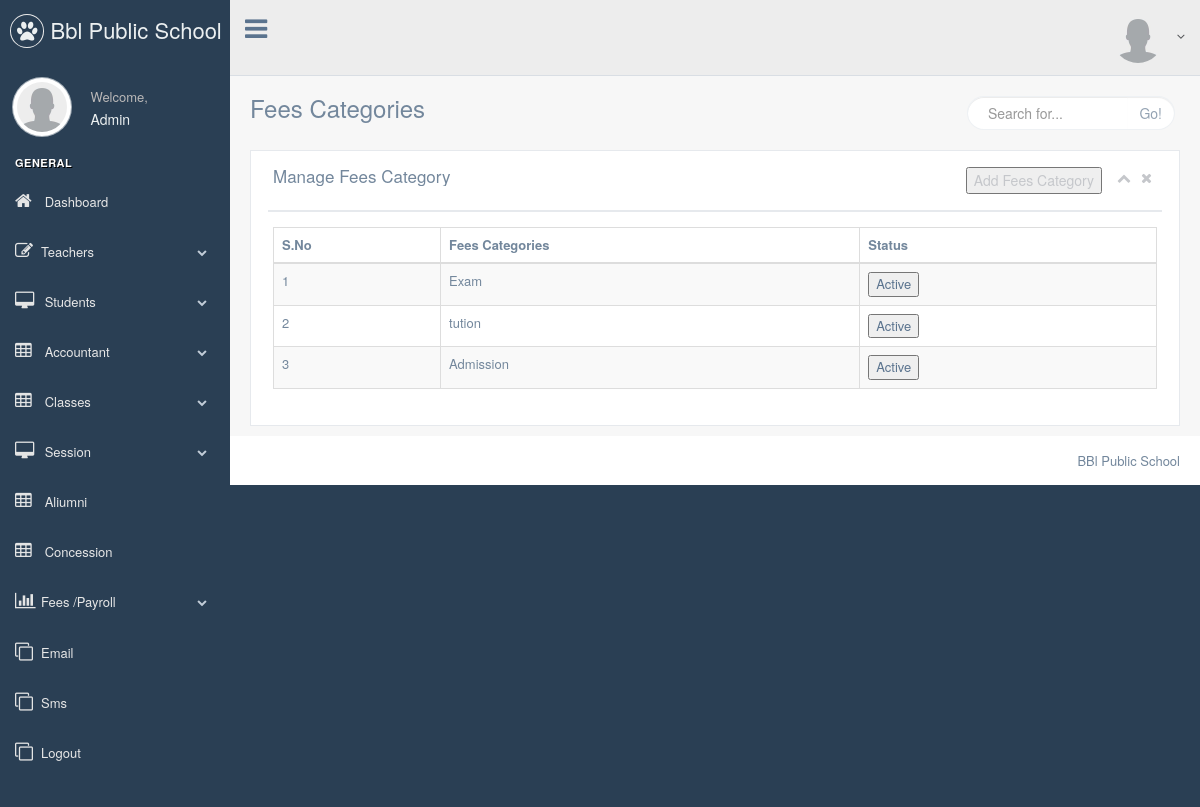
/bblpublicschool/production/fees_categories.php (signed in), run on the app's committed database.
### tables this page shows
CREATE TABLE `tbl_fee_categories` (
  `i_sno` int(11) NOT NULL,
  `v_fees_categories` varchar(200) NOT NULL,
  `i_status` int(11) NOT NULL,
  `v_field_name` varchar(200) NOT NULL
);

### bblpublicschool/production/fees_categories.php (the view)
<?php
include "header.php";
include "phpmysqlconnect.php";
?>
<div class="right_col" role="main">
  <div class="">
    <div class="page-title">
      <div class="title_left">
        <h3>Fees Categories <small></small></h3>
      </div>
      <div class="title_right">
        <div class="col-md-5 col-sm-5 col-xs-12 form-group pull-right top_search">
          <div class="input-group">
            <input type="text" class="form-control" placeholder="Search for...">
            <span class="input-group-btn">
              <button class="btn btn-default" type="button">Go!</button>
            </span>
          </div>
        </div>
      </div>
    </div>
    <div class="clearfix"></div>
<div class="row">
  <div class="col-md-12 col-sm-12 col-xs-12">
    <div class="x_panel">
      <div class="x_title">
        <h2>Manage Fees Category</h2>
        <ul class="nav navbar-right panel_toolbox">
          <li><a href="add_fees_category.php"><Button>Add Fees Category</button></a>
          <li><a class="collapse-link"><i class="fa fa-chevron-up"></i></a>
          </li>
          <li><a class="close-link"><i class="fa fa-close"></i></a>
          </li>
        </ul>
        <div class="clearfix"></div>
      </div>
      <div class="x_content">
      <?php
        $qry_select_all_fees_categories = "select * from tbl_fee_categories";
        $res_qry_select_all_fees_categories= mysqli_query($db,$qry_select_all_fees_categories);
        $res_num_rows=mysqli_num_rows($res_qry_select_all_fees_categories);
        if($res_num_rows>0){
            ?>
        <table id="datatable-buttons" class="table table-striped table-bordered">
          <thead>
            <tr>
              <th>S.No</th>
                <th>Fees Categories</th>
                <th>Status</th>
                </tr>
          </thead>
          <tbody>
                 <?php
            while($row_res_qry_select_all_fees_categories = mysqli_fetch_assoc($res_qry_select_all_fees_categories))
                   {
             ?>
            <tr>
              <td><?php echo $row_res_qry_select_all_fees_categories['i_sno']; ?></td>
              <td><?php echo $row_res_qry_select_all_fees_categories['v_fees_categories']; ?></td>
              <td><?php if($row_res_qry_select_all_fees_categories['i_status']==1)
{
echo "<a style='margin-right: 15px;' href='act_inact.php?id=". $row_res_qry_select_all_fees_categories['i_sno'] ."' title='Active' data-toggle='tooltip'><input type='submit' class='fee_status' id='active' name='active' value='Active'></a>";
               ?>
      <?php
      }
        else {
    echo" <a style='margin-right: 15px;' href='act_inact.php?id=". $row_res_qry_select_all_fees_categories['i_sno'] ."' title='Active' data-toggle='tooltip'><input type='submit' class='fee_status' name='inactive' id='inactive' value='InActive'></a>";
?>
<?php
}
?>
             </td>
                  </tr>
                              <?php
          }
            ?>
          </tbody>
        </table>
                <?php
}
         ?>
      </div>
    </div>
  </div>
</div>
  </div>
</div>
<?php
include "footer.php";
?>

### data on the page
tbl_fee_categories: i_sno "1", v_fees_categories "Exam"
tbl_fee_categories: i_sno "2", v_fees_categories "tution"
tbl_fee_categories: i_sno "3", v_fees_categories "Admission"

### other printed values
$v_user_name "Admin"
